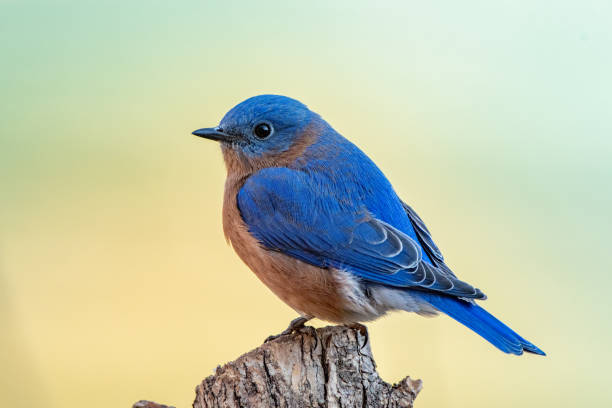
#> input picture bird.jpg, 612 x 408 px
$ python Main.py
#> lines starting #> are read from the running program, lines starting #| are printed output that depends on the picture; after the words box and inside, x2 and y2 are one past the last pixel; in counts of white or black regions, pixels touching at a corner belong together
from PIL import Image, ImageEnhance, ImageOps
import numpy as np

img = Image.open("bird.jpg")
#> img is the input picture: PIL image 612x408 RGB; mean R, G, B 192.5, 198.9, 173
img = ImageEnhance.Contrast(img).enhance(30.0)
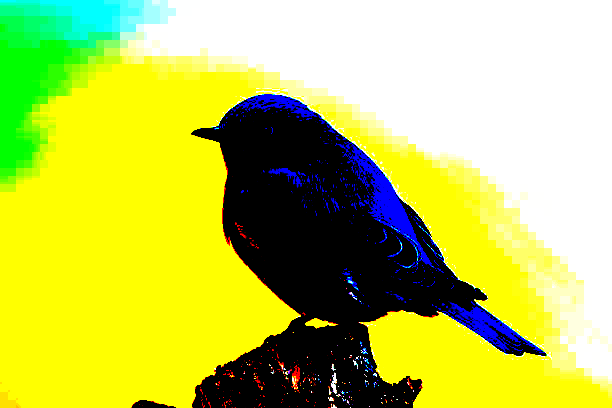
#> img: PIL image 612x408 RGB; mean R, G, B 189.4, 202.1, 87.9
img = ImageEnhance.Sharpness(img).enhance(2.0)

# Make image greyscale to ensure only pixel intensities are represented
img = ImageOps.grayscale(img)
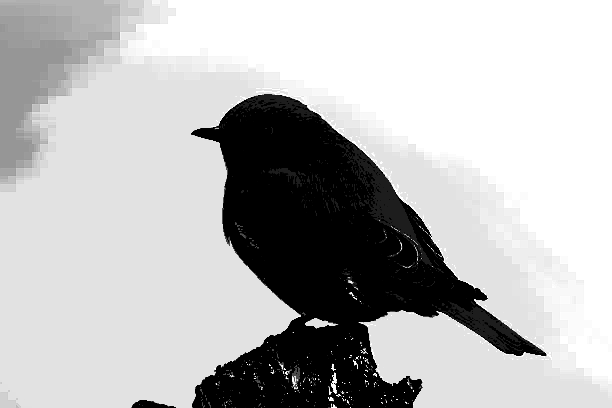
#> img: PIL image 612x408 L; min 0, max 255, mean 185.4

sobel_img = Image.new("L", ([img.size[0]-1, img.size[1]-1]), 255)
#> sobel_img: PIL image 611x407 L; every value is 255

# get all convolution kernel anchor positions within the image
anchor_positions = []

for w in range(1, img.size[0]-1):
    for h in range(1, img.size[1]-1):
        anchor_positions.append((w, h))

def xDirKernel(top_left: int, top_center:int, top_right: int,
               left: int, center: int, right: int,
               bottom_left: int, bottom_center: int, bottom_right: int):

    outputs = []
    outputs.extend((top_left * -1, top_center * 0, top_right,
                    left * -2, center * 0, right * 2,
                    bottom_left * -1, bottom_center * 0, bottom_right))

    return outputs

def yDirKernel(top_left: int, top_center:int, top_right: int,
               left: int, center: int, right: int,
               bottom_left: int, bottom_center: int, bottom_right: int):

    outputs = []
    outputs.extend((top_left * -1, top_center * -2, top_right * -1,
                    left * 0, center * 0, right * 0,
                    bottom_left, bottom_center * 2, bottom_right))

    return outputs


def SumKernel(kernelOutputs: list):
    return np.sum(kernelOutputs)

def GetGradientMag(gX: int, gY: int):
    gXsqr = gX * gX
    gYsqr = gY * gY
    sqrSum = gXsqr + gYsqr
    gMag = np.sqrt(sqrSum)

    return gMag

# cycle through all anchor positions
for i in range(len(anchor_positions)):
    x = anchor_positions[i][0]
    y = anchor_positions[i][1]

    # get the pixel intensity for each pixel in the 3x3 grid, with the anchor in the center
    top_left = img.getpixel((x-1, y-1))
    top_center = img.getpixel((x, y-1))
    top_right = img.getpixel((x+1, y-1))
    left = img.getpixel((x-1, y))
    center = img.getpixel((x, y))
    right = img.getpixel((x+1, y))
    bottom_left = img.getpixel((x-1, y+1))
    bottom_center = img.getpixel((x, y+1))
    bottom_right = img.getpixel((x+1, y+1))

    # convolve the values with the x and y kernel matrices
    xKernelOutputs = xDirKernel(top_left, top_center, top_right,
                                left, center, right,
                                bottom_left, bottom_center, bottom_right)

    yKernelOutputs = yDirKernel(top_left, top_center, top_right,
                                left, center, right,
                                bottom_left, bottom_center, bottom_right)

    # sum the convolved values
    gradientX = SumKernel(xKernelOutputs)
    gradientY = SumKernel(yKernelOutputs)

    # calculate the magnitude of the gradient
    gradientMag = GetGradientMag(gradientX, gradientY)

    # if magnitude is above threshold, means there is a sharp change in pixel intensity...
    # means likely to be an outline therefore place a pixel at the anchor position
    if gradientMag > 300:
        sobel_img.putpixel(anchor_positions[i], (0))
#> this loop made 247660 passes
#> (top_left, top_center, top_right, left, center, right, bottom_left, bottom_center) on passes 1 to 3: (179, 179, 179, 179, 179, 179, 175, 175), (179, 179, 179, 175, 175, 175, 172, 171), (175, 175, 175, 172, 171, 171, 172, 173)
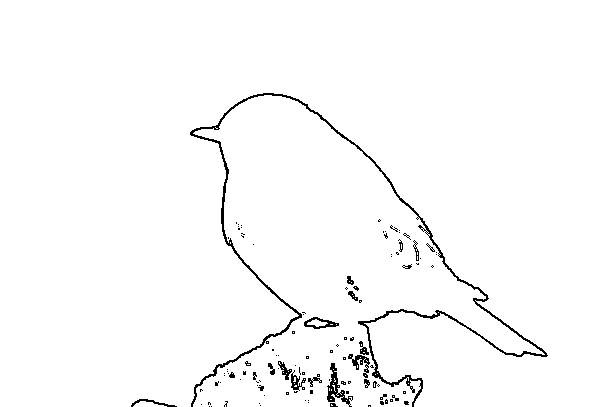
#> sobel_img: PIL image 611x407 L; 98% white; black in thin lines or dots, all inside (x1, y1, x2, y2) = (131, 93, 548, 407)

img.show()
sobel_img.show()
